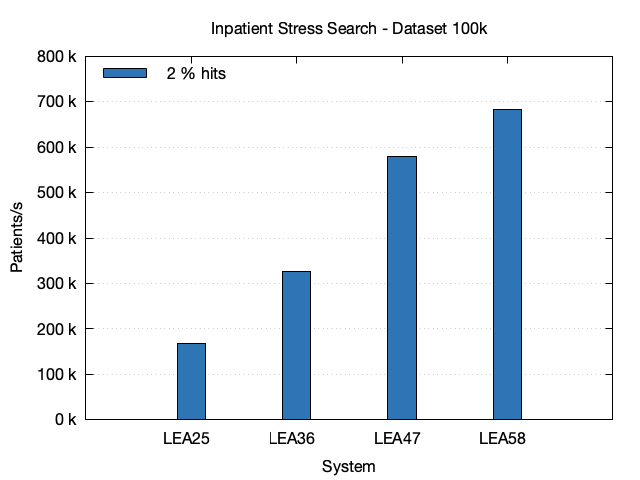

This chart was generated by the following gnuplot code:
# Set the terminal to PNG and specify the output file
set terminal pngcairo enhanced font 'Helvetica Neue,12'
set output 'inpatient-stress-search-100k.png'

# Set the data separator and skip the header
set datafile separator "|"
set style data histograms
set style histogram clustered
set style fill solid border -1
set boxwidth 0.8
set key left top reverse

# Define x-axis and y-axis labels
set title "Inpatient Stress Search - Dataset 100k"
set xlabel 'System'
set ylabel 'Patients/s'
set format y "%.0f k"
set yrange [0:800]

# Define grid
set grid ytics

# Define line styles and colors for each code
set style line 1 lc rgb '#4DA8DA'
set style line 2 lc rgb '#2E75B6'

# Plot the data
plot 'inpatient-stress-search-100k.txt' using 7:xtic(3) ls 2 title '2 % hits'
